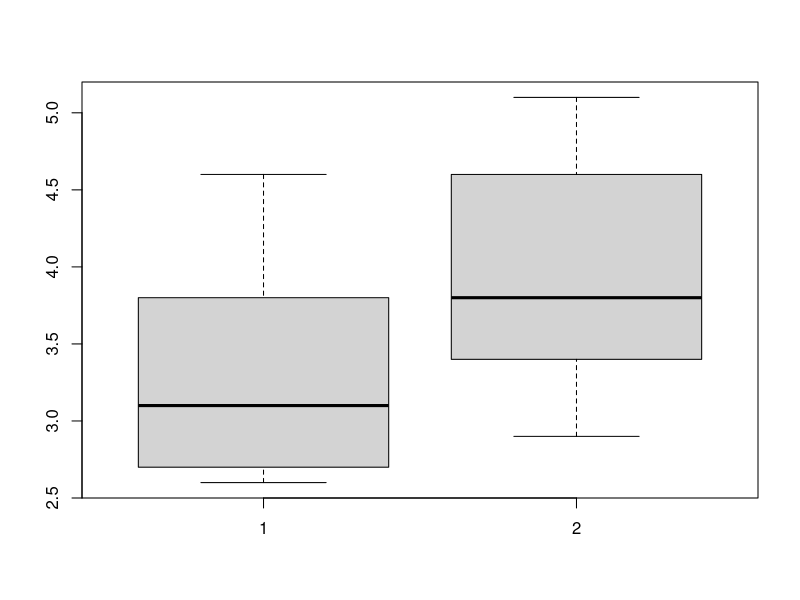

This chart was generated by the following R code:
x1 <- c(2.7,4.6,2.6,3.0,3.2,3.8)
x2 <- c(4.6,3.4,2.9,3.5,4.1,5.1)
t.test(x1,x2)

s1 <- var(x1)
s2 <- var(x2)
fstar <- s1/s2
qf(0.95,5,5)
boxplot(x1,x2)